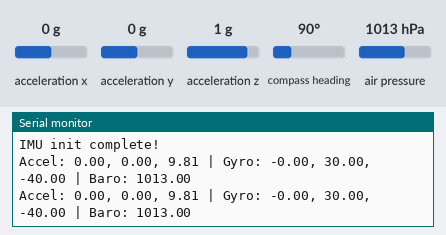
The sketch below on a simulated Arduino Uno, built with avr-gcc and run on an emulated ATmega328P. On the bench: the last lines printed to the serial monitor. The test bench sets the inputs (shaded band); at power-on: acceleration x 0 g, acceleration y 0 g, acceleration z 1 g, compass heading 90°, air pressure 1013 hPa.

Above: at 5.2 s.
5.3 s: acceleration x set to -1.4 g
At 6.6 s:
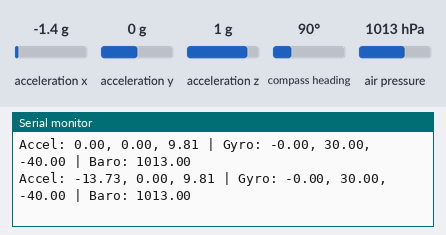
6.8 s: acceleration y set to -1.4 g
At 7.8 s:
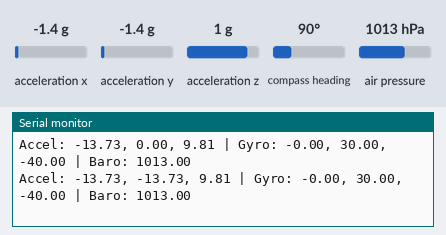
8.3 s: acceleration z set to -1.4 g
At 9.6 s:
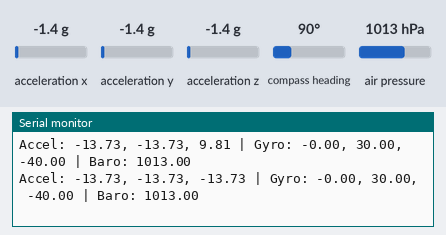
9.8 s: compass heading set to 7°
At 10.8 s:
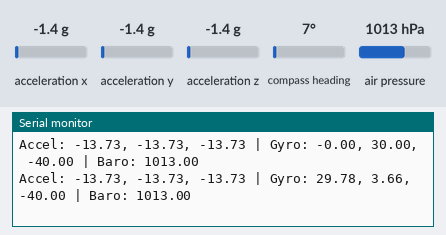
11.3 s: air pressure set to 952 hPa
At 12.9 s:
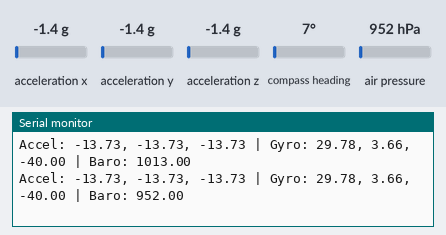

The sketch:

imu_std.ino
```cpp
/*
  StandardDeviations.ino : Arduino example sketch to compute the standard
  deviations of the sensors used for the altitude estimation.
*/

#include <Wire.h>
#include <math.h>
#include <Adafruit_LSM9DS1.h>
#include "Adafruit_BMP3XX.h" // BMP module

#define SEALEVELPRESSURE_HPA (1014.8)
// BMP_SCK == SCL
#define BMP_SCK 18
// BMP_CS == CS
#define BMP_CS 17

Adafruit_LSM9DS1 lsm = Adafruit_LSM9DS1();
Adafruit_BMP3XX bmp;

// Arduino setup and loop functions
void setup(void)
{
    // Begin serial comms
    Serial.begin(115200);
    while (!Serial)
        ;

    // Initialize barometer
    if (!bmp.begin_I2C())
    {
        Serial.println("Could not find a valid BMP3 sensor, check wiring!");
        while (1)
            ;
    }
    else
    {
        // Set up oversampling and filter initialization
        bmp.setTemperatureOversampling(BMP3_OVERSAMPLING_8X);
        bmp.setPressureOversampling(BMP3_OVERSAMPLING_4X);
        bmp.setIIRFilterCoeff(BMP3_IIR_FILTER_COEFF_3);
        bmp.setOutputDataRate(BMP3_ODR_50_HZ);
        Serial.println("BMP init complete!");
    }
    delay(2000);
    if (!lsm.begin())
    {
        Serial.println("Failed to communicate with LSM9DS1.");
    }
    else
    {
        lsm.setupAccel(lsm.LSM9DS1_ACCELRANGE_16G);
        lsm.setupMag(lsm.LSM9DS1_MAGGAIN_4GAUSS);
        lsm.setupGyro(lsm.LSM9DS1_GYROSCALE_2000DPS);
        Serial.println("IMU init complete!");
    }
    delay(2000);
}

void loop()
{
    sensors_event_t accel, gyro;
    lsm.getEvent(&accel, &gyro, NULL, NULL);

    float accelData[3] = {accel.acceleration.x, accel.acceleration.y, accel.acceleration.z};
    float gyroData[3] = {gyro.gyro.x, gyro.gyro.y, gyro.gyro.z};

    float baroPressure = bmp.readPressure() / 100.0;

    Serial.print("Accel: ");
    Serial.print(accelData[0]);
    Serial.print(", ");
    Serial.print(accelData[1]);
    Serial.print(", ");
    Serial.print(accelData[2]);
    Serial.print(" | Gyro: ");
    Serial.print(gyroData[0]);
    Serial.print(", ");
    Serial.print(gyroData[1]);
    Serial.print(", ");
    Serial.print(gyroData[2]);
    Serial.print(" | Baro: ");
    Serial.println(baroPressure);

    delay(1000);
}
```

algebra.cpp
```cpp
/*
  algebra.cpp: This file contains a number of utilities useful for handling
  3D vectors

  This work is an adaptation from vvector.h, written by Linas Vepstras. The
  original code can be found at:

  https://github.com/markkilgard/glut/blob/master/lib/gle/vvector.h

  HISTORY:
  Written by Linas Vepstas, August 1991
  Added 2D code, March 1993
  Added Outer products, C++ proofed, Linas Vepstas October 1993
  Adapted for altitude estimation tasks by Juan Gallostra June 2018
*/

// #include <cmath>
#include <stdio.h>

#include "algebra.hpp"

// Copy 3D vector
void copyVector(float b[3], float a[3])
{
   b[0] = a[0];
   b[1] = a[1];
   b[2] = a[2];
}

// Vector difference
void subtractVectors(float v21[3], float v2[3], float v1[3])
{
   v21[0] = v2[0] - v1[0];
   v21[1] = v2[1] - v1[1];
   v21[2] = v2[2] - v1[2];
}

// Vector sum
void sumVectors(float v21[3], float v2[3], float v1[3])
{
   v21[0] = v2[0] + v1[0];
   v21[1] = v2[1] + v1[1];
   v21[2] = v2[2] + v1[2];
}

// scalar times vector
void scaleVector(float c[3], float a, float b[3])
{
   (c)[0] = a * b[0];
   (c)[1] = a * b[1];
   (c)[2] = a * b[2];
}

// accumulate scaled vector
void accumulateScaledVector(float c[3], float a, float b[3])
{
   (c)[0] += a * b[0];
   (c)[1] += a * b[1];
   (c)[2] += a * b[2];
}

// Vector dot product
void dotProductVectors(float *c, float a[3], float b[3])
{
   *c = a[0] * b[0] + a[1] * b[1] + a[2] * b[2];
}

// Vector length
void vectorLength(float *len, float a[3])
{
   float tmp;
   tmp = a[0] * a[0] + a[1] * a[1] + a[2] * a[2];
   *len = sqrt(tmp);
}

// Normalize vector
void normalizeVector(float a[3])
{
   float len;
   vectorLength(&len, a);
   if (len != 0.0)
   {
      len = 1.0 / len;
      a[0] *= len;
      a[1] *= len;
      a[2] *= len;
   }
}

// 3D Vector cross product yeilding vector
void crossProductVectors(float c[3], float a[3], float b[3])
{
   c[0] = a[1] * b[2] - a[2] * b[1];
   c[1] = a[2] * b[0] - a[0] * b[2];
   c[2] = a[0] * b[1] - a[1] * b[0];
}

// initialize matrix
void identityMatrix3x3(float m[3][3])
{
   m[0][0] = 1.0;
   m[0][1] = 0.0;
   m[0][2] = 0.0;

   m[1][0] = 0.0;
   m[1][1] = 1.0;
   m[1][2] = 0.0;

   m[2][0] = 0.0;
   m[2][1] = 0.0;
   m[2][2] = 1.0;
}

// matrix copy
void copyMatrix3x3(float b[3][3], float a[3][3])
{
   b[0][0] = a[0][0];
   b[0][1] = a[0][1];
   b[0][2] = a[0][2];

   b[1][0] = a[1][0];
   b[1][1] = a[1][1];
   b[1][2] = a[1][2];

   b[2][0] = a[2][0];
   b[2][1] = a[2][1];
   b[2][2] = a[2][2];
}

// matrix transpose
void transposeMatrix3x3(float b[3][3], float a[3][3])
{
   b[0][0] = a[0][0];
   b[0][1] = a[1][0];
   b[0][2] = a[2][0];

   b[1][0] = a[0][1];
   b[1][1] = a[1][1];
   b[1][2] = a[2][1];

   b[2][0] = a[0][2];
   b[2][1] = a[1][2];
   b[2][2] = a[2][2];
}

// multiply matrix by scalar
void scaleMatrix3x3(float b[3][3], float s, float a[3][3])
{
   b[0][0] = (s)*a[0][0];
   b[0][1] = (s)*a[0][1];
   b[0][2] = (s)*a[0][2];

   b[1][0] = (s)*a[1][0];
   b[1][1] = (s)*a[1][1];
   b[1][2] = (s)*a[1][2];

   b[2][0] = (s)*a[2][0];
   b[2][1] = (s)*a[2][1];
   b[2][2] = (s)*a[2][2];
}

// multiply matrix by scalar and add result to another matrix
void scaleAndAccumulateMatrix3x3(float b[3][3], float s, float a[3][3])
{
   b[0][0] += s * a[0][0];
   b[0][1] += s * a[0][1];
   b[0][2] += s * a[0][2];

   b[1][0] += s * a[1][0];
   b[1][1] += s * a[1][1];
   b[1][2] += s * a[1][2];

   b[2][0] += s * a[2][0];
   b[2][1] += s * a[2][1];
   b[2][2] += s * a[2][2];
}

// matrix product
// c[x][y] = a[x][0]*b[0][y]+a[x][1]*b[1][y]+a[x][2]*b[2][y]+a[x][3]*b[3][y]
void matrixProduct3x3(float c[3][3], float a[3][3], float b[3][3])
{
   c[0][0] = a[0][0] * b[0][0] + a[0][1] * b[1][0] + a[0][2] * b[2][0];
   c[0][1] = a[0][0] * b[0][1] + a[0][1] * b[1][1] + a[0][2] * b[2][1];
   c[0][2] = a[0][0] * b[0][2] + a[0][1] * b[1][2] + a[0][2] * b[2][2];

   c[1][0] = a[1][0] * b[0][0] + a[1][1] * b[1][0] + a[1][2] * b[2][0];
   c[1][1] = a[1][0] * b[0][1] + a[1][1] * b[1][1] + a[1][2] * b[2][1];
   c[1][2] = a[1][0] * b[0][2] + a[1][1] * b[1][2] + a[1][2] * b[2][2];

   c[2][0] = a[2][0] * b[0][0] + a[2][1] * b[1][0] + a[2][2] * b[2][0];
   c[2][1] = a[2][0] * b[0][1] + a[2][1] * b[1][1] + a[2][2] * b[2][1];
   c[2][2] = a[2][0] * b[0][2] + a[2][1] * b[1][2] + a[2][2] * b[2][2];
}

// matrix times vector
void matrixDotVector3x3(float p[3], float m[3][3], float v[3])
{
   p[0] = m[0][0] * v[0] + m[0][1] * v[1] + m[0][2] * v[2];
   p[1] = m[1][0] * v[0] + m[1][1] * v[1] + m[1][2] * v[2];
   p[2] = m[2][0] * v[0] + m[2][1] * v[1] + m[2][2] * v[2];
}

// determinant of matrix
// Computes determinant of matrix m, returning d
void determinant3x3(float *d, float m[3][3])
{
   *d = m[0][0] * (m[1][1] * m[2][2] - m[1][2] * m[2][1]);
   *d -= m[0][1] * (m[1][0] * m[2][2] - m[1][2] * m[2][0]);
   *d += m[0][2] * (m[1][0] * m[2][1] - m[1][1] * m[2][0]);
}

// adjoint of matrix
// Computes adjoint of matrix m, returning a
// (Note that adjoint is just the transpose of the cofactor matrix)
void adjoint3x3(float a[3][3], float m[3][3])
{
   a[0][0] = m[1][1] * m[2][2] - m[1][2] * m[2][1];
   a[1][0] = -(m[1][0] * m[2][2] - m[2][0] * m[1][2]);
   a[2][0] = m[1][0] * m[2][1] - m[1][1] * m[2][0];
   a[0][1] = -(m[0][1] * m[2][2] - m[0][2] * m[2][1]);
   a[1][1] = m[0][0] * m[2][2] - m[0][2] * m[2][0];
   a[2][1] = -(m[0][0] * m[2][1] - m[0][1] * m[2][0]);
   a[0][2] = m[0][1] * m[1][2] - m[0][2] * m[1][1];
   a[1][2] = -(m[0][0] * m[1][2] - m[0][2] * m[1][0]);
   a[2][2] = m[0][0] * m[1][1] - m[0][1] * m[1][0];
}

// compute adjoint of matrix and scale
// Computes adjoint of matrix m, scales it by s, returning a
void scaleAdjoint3x3(float a[3][3], float s, float m[3][3])
{
   a[0][0] = (s) * (m[1][1] * m[2][2] - m[1][2] * m[2][1]);
   a[1][0] = (s) * (m[1][2] * m[2][0] - m[1][0] * m[2][2]);
   a[2][0] = (s) * (m[1][0] * m[2][1] - m[1][1] * m[2][0]);

   a[0][1] = (s) * (m[0][2] * m[2][1] - m[0][1] * m[2][2]);
   a[1][1] = (s) * (m[0][0] * m[2][2] - m[0][2] * m[2][0]);
   a[2][1] = (s) * (m[0][1] * m[2][0] - m[0][0] * m[2][1]);

   a[0][2] = (s) * (m[0][1] * m[1][2] - m[0][2] * m[1][1]);
   a[1][2] = (s) * (m[0][2] * m[1][0] - m[0][0] * m[1][2]);
   a[2][2] = (s) * (m[0][0] * m[1][1] - m[0][1] * m[1][0]);
}

// inverse of matrix
// Compute inverse of matrix a, returning determinant m and
// inverse b
void invert3x3(float b[3][3], float a[3][3])
{
   float tmp;
   determinant3x3(&tmp, a);
   tmp = 1.0 / (tmp);
   scaleAdjoint3x3(b, tmp, a);
}

// skew matrix from vector
void skew(float a[3][3], float v[3])
{
   a[0][1] = -v[2];
   a[0][2] = v[1];
   a[1][2] = -v[0];
   a[1][0] = v[2];
   a[2][0] = -v[1];
   a[2][1] = v[0];
   // set diagonal to 0
   a[0][0] = 0.0;
   a[1][1] = 0.0;
   a[2][2] = 0.0;
}

void printMatrix3X3(float mmm[3][3])
{
   int i, j;
   printf("matrix mmm is \n");
   if (mmm == NULL)
   {
      printf(" Null \n");
   }
   else
   {
      for (i = 0; i < 3; i++)
      {
         for (j = 0; j < 3; j++)
         {
            printf("%f ", mmm[i][j]);
         }
         printf(" \n");
      }
   }
}

void vecPrint(float a[3])
{
   float len;
   vectorLength(&len, a);
   printf(" a is %f %f %f length of a is %f \n", a[0], a[1], a[2], len);
}
```

algebra.hpp
```cpp
/*
  algebra.h: This file contains a number of utilities useful for handling
  3D vectors

  This work is an adaptation from vvector.h, written by Linas Vepstras. The
  original code can be found at:

  https://github.com/markkilgard/glut/blob/master/lib/gle/vvector.h

  HISTORY:
  Written by Linas Vepstas, August 1991
  Added 2D code, March 1993
  Added Outer products, C++ proofed, Linas Vepstas October 1993
  Adapted for altitude estimation tasks by Juan Gallostra June 2018
  Separated .h, .cpp by Simon D. Levy July 2018
*/

#pragma once

// #include <cmath>
#include <math.h>

// Copy 3D vector
void copyVector(float b[3], float a[3]);

// Vector difference
void subtractVectors(float v21[3], float v2[3], float v1[3]);

// Vector sum
void sumVectors(float v21[3], float v2[3], float v1[3]);

// scalar times vector
void scaleVector(float c[3], float a, float b[3]);

// accumulate scaled vector
void accumulateScaledVector(float c[3], float a, float b[3]);

// Vector dot product
void dotProductVectors(float *c, float a[3], float b[3]);

// Vector length
void vectorLength(float *len, float a[3]);

// Normalize vector
void normalizeVector(float a[3]);

// 3D Vector cross product yeilding vector
void crossProductVectors(float c[3], float a[3], float b[3]);

// initialize matrix
void identityMatrix3x3(float m[3][3]);

// matrix copy
void copyMatrix3x3(float b[3][3], float a[3][3]);

// matrix transpose
void transposeMatrix3x3(float b[3][3], float a[3][3]);

// multiply matrix by scalar
void scaleMatrix3x3(float b[3][3], float s, float a[3][3]);

// multiply matrix by scalar and add result to another matrix
void scaleAndAccumulateMatrix3x3(float b[3][3], float s, float a[3][3]);

// matrix product
// c[x][y] = a[x][0]*b[0][y]+a[x][1]*b[1][y]+a[x][2]*b[2][y]+a[x][3]*b[3][y]
void matrixProduct3x3(float c[3][3], float a[3][3], float b[3][3]);

// matrix times vector
void matrixDotVector3x3(float p[3], float m[3][3], float v[3]);

// determinant of matrix
// Computes determinant of matrix m, returning d
void determinant3x3(float *d, float m[3][3]);

// adjoint of matrix
// Computes adjoint of matrix m, returning a
// (Note that adjoint is just the transpose of the cofactor matrix);
void adjoint3x3(float a[3][3], float m[3][3]);

// compute adjoint of matrix and scale
// Computes adjoint of matrix m, scales it by s, returning a
void scaleAdjoint3x3(float a[3][3], float s, float m[3][3]);

// inverse of matrix
// Compute inverse of matrix a, returning determinant m and
// inverse b
void invert3x3(float b[3][3], float a[3][3]);

// skew matrix from vector
void skew(float a[3][3], float v[3]);

void printMatrix3X3(float mmm[3][3]);

void vecPrint(float a[3]);
```

altitude.cpp
```cpp
/*
    altitude.cpp: Altitude estimation via barometer/accelerometer fusion
*/

#include "filters.hpp"
#include "algebra.hpp"
#include "altitude.hpp"

AltitudeEstimator::AltitudeEstimator(float sigmaAccel, float sigmaGyro, float sigmaBaro,
                                     float ca, float accelThreshold)
    : kalman(ca, sigmaGyro, sigmaAccel), complementary(sigmaAccel, sigmaBaro, accelThreshold)
{
        this->sigmaAccel = sigmaAccel;
        this->sigmaGyro = sigmaGyro;
        this->sigmaBaro = sigmaBaro;
        this->ca = ca;
        this->accelThreshold = accelThreshold;
}

void AltitudeEstimator::estimate(float accel[3], float gyro[3], float baroHeight, uint32_t timestamp)
{
        float deltat = (float)(timestamp - previousTime) / 1000.0f;
        float verticalAccel = kalman.estimate(pastGyro,
                                              pastAccel,
                                              deltat);
        complementary.estimate(&estimatedVelocity,
                               &estimatedAltitude,
                               baroHeight,
                               pastAltitude,
                               pastVerticalVelocity,
                               pastVerticalAccel,
                               deltat);
        // update values for next iteration
        copyVector(pastGyro, gyro);
        copyVector(pastAccel, accel);
        pastAltitude = estimatedAltitude;
        pastVerticalVelocity = estimatedVelocity;
        pastVerticalAccel = verticalAccel;
        previousTime = timestamp;
}

float AltitudeEstimator::getAltitude()
{
        // return the last estimated altitude
        return estimatedAltitude;
}

float AltitudeEstimator::getVerticalVelocity()
{
        // return the last estimated vertical velocity
        return estimatedVelocity;
}

float AltitudeEstimator::getVerticalAcceleration()
{
        // return the last estimated vertical acceleration
        return pastVerticalAccel;
}

void AltitudeEstimator::resetPriors()
{
        pastGyro[0] = 0;
        pastGyro[1] = 0;
        pastGyro[3] = 0;
        pastAccel[0] = 0;
        pastAccel[1] = 0;
        pastAccel[3] = 0;
        pastVerticalAccel = 0;
        pastVerticalVelocity = 0;
        pastAltitude = 0;
        previousTime = 0;
        estimatedAltitude = 0;
        estimatedVelocity = 0;
}

void AltitudeEstimator::setInitTime(float time)
{
        previousTime = time;
}
```

altitude.hpp
```cpp
/*
    altitude.h: Altitude estimation via barometer/accelerometer fusion
*/

#pragma once

#include "filters.hpp"
#include "algebra.hpp"

class AltitudeEstimator
{

private:
  // required parameters for the filters used for the estimations
  // sensor's standard deviations
  float sigmaAccel;
  float sigmaGyro;
  float sigmaBaro;
  // Acceleration markov chain model state transition constant
  float ca;
  // Zero-velocity update acceleration threshold
  float accelThreshold;
  // gravity
  float g = 9.81;
  // For computing the sampling period
  uint32_t previousTime = 0;
  // required filters for altitude and vertical velocity estimation
  KalmanFilter kalman;
  ComplementaryFilter complementary;
  // Estimated past vertical acceleration
  float pastVerticalAccel = 0;
  float pastVerticalVelocity = 0;
  float pastAltitude = 0;
  float pastGyro[3] = {0, 0, 0};
  float pastAccel[3] = {0, 0, 0};
  // estimated altitude and vertical velocity
  float estimatedAltitude = 0;
  float estimatedVelocity = 0;

public:
  AltitudeEstimator(float sigmaAccel, float sigmaGyro, float sigmaBaro,
                    float ca, float accelThreshold);

  void estimate(float accel[3], float gyro[3], float baroHeight, uint32_t timestamp);

  float getAltitude();

  float getVerticalVelocity();

  float getVerticalAcceleration();

  void resetPriors();

  void setInitTime(float time);

}; // class AltitudeEstimator
```

filters.hpp
```cpp
/*
   filters.h: Filter class declarations
 */

#pragma once

// #include <cmath>
#include <math.h>
#include <stdint.h>

#include "algebra.hpp"

class KalmanFilter
{
private:
  float currentState[3] = {1, 0, 0};
  float currErrorCovariance[3][3] = {{100, 0, 0}, {0, 100, 0}, {0, 0, 100}};
  float H[3][3] = {{9.81, 0, 0}, {0, 9.81, 0}, {0, 0, 9.81}};
  float previousAccelSensor[3] = {0, 0, 0};
  float ca;
  float sigmaGyro;
  float sigmaAccel;

  void getPredictionCovariance(float covariance[3][3], float previousState[3], float deltat);

  void getMeasurementCovariance(float covariance[3][3]);

  void predictState(float predictedState[3], float gyro[3], float deltat);

  void predictErrorCovariance(float covariance[3][3], float gyro[3], float deltat);

  void updateGain(float gain[3][3], float errorCovariance[3][3]);

  void updateState(float updatedState[3], float predictedState[3], float gain[3][3], float accel[3]);

  void updateErrorCovariance(float covariance[3][3], float errorCovariance[3][3], float gain[3][3]);

public:
  KalmanFilter(float ca, float sigmaGyro, float sigmaAccel);

  float estimate(float gyro[3], float accel[3], float deltat);

}; // Class KalmanFilter

class ComplementaryFilter
{

private:
  // filter gain
  float gain[2];
  // Zero-velocity update
  float accelThreshold;
  static const uint8_t ZUPT_SIZE = 12;
  uint8_t ZUPTIdx;
  float ZUPT[ZUPT_SIZE];

  float ApplyZUPT(float accel, float vel);

public:
  ComplementaryFilter(float sigmaAccel, float sigmaBaro, float accelThreshold);

  void estimate(float *velocity, float *altitude, float baroAltitude,
                float pastAltitude, float pastVelocity, float accel, float deltat);
}; // Class ComplementaryFilter
```

Source omitted: filters.cpp (6868 bytes)

Measured:
- after the input at 5.3 s, the serial monitor: prints a new line after 0.71 s (image 1)
- after the input at 6.8 s, the serial monitor: prints a new line after 0.22 s (image 2)
- after the input at 8.3 s, the serial monitor: prints a new line after 0.73 s (image 3)
- after the input at 9.8 s, the serial monitor: prints a new line after 0.23 s (image 4)
- after the input at 11.3 s, the serial monitor: prints a new line after 0.74 s (image 5)
